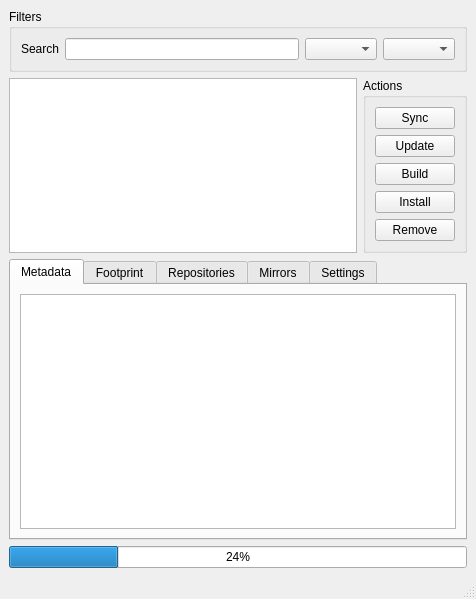
<?xml version="1.0" encoding="UTF-8"?>
<ui version="4.0">
 <class>MainWindow</class>
 <widget class="QMainWindow" name="MainWindow">
  <property name="geometry">
   <rect>
    <x>0</x>
    <y>0</y>
    <width>476</width>
    <height>551</height>
   </rect>
  </property>
  <property name="windowTitle">
   <string>Source Package Manager GUI</string>
  </property>
  <widget class="QWidget" name="centralwidget">
   <layout class="QGridLayout" name="gridLayout">
    <item row="0" column="0" colspan="2">
     <widget class="QGroupBox" name="groupBox_2">
      <property name="title">
       <string>Filters</string>
      </property>
      <layout class="QHBoxLayout" name="horizontalLayout">
       <item>
        <widget class="QLabel" name="label">
         <property name="text">
          <string>Search</string>
         </property>
        </widget>
       </item>
       <item>
        <widget class="QLineEdit" name="searchEdit">
         <property name="toolTip">
          <string>Search for match in targets, searches only in the table list bellow</string>
         </property>
        </widget>
       </item>
       <item>
        <widget class="QComboBox" name="searchBox">
         <property name="toolTip">
          <string>Filter search by metadata field</string>
         </property>
        </widget>
       </item>
       <item>
        <widget class="QComboBox" name="filtersBox">
         <property name="toolTip">
          <string>Filter search by group or alias</string>
         </property>
        </widget>
       </item>
      </layout>
     </widget>
    </item>
    <item row="3" column="0" colspan="2">
     <widget class="QProgressBar" name="progressBar">
      <property name="value">
       <number>24</number>
      </property>
     </widget>
    </item>
    <item row="1" column="1">
     <widget class="QGroupBox" name="groupBox">
      <property name="title">
       <string>Actions</string>
      </property>
      <layout class="QVBoxLayout" name="verticalLayout">
       <item>
        <widget class="QPushButton" name="syncButton">
         <property name="toolTip">
          <string>Sync repositories</string>
         </property>
         <property name="text">
          <string>Sync</string>
         </property>
        </widget>
       </item>
       <item>
        <widget class="QPushButton" name="updateButton">
         <property name="toolTip">
          <string>Update the system</string>
         </property>
         <property name="text">
          <string>Update</string>
         </property>
        </widget>
       </item>
       <item>
        <widget class="QPushButton" name="buildButton">
         <property name="toolTip">
          <string>Build selected target from source</string>
         </property>
         <property name="text">
          <string>Build</string>
         </property>
        </widget>
       </item>
       <item>
        <widget class="QPushButton" name="installButton">
         <property name="toolTip">
          <string>Install selected target from pre-build tarball</string>
         </property>
         <property name="text">
          <string>Install</string>
         </property>
        </widget>
       </item>
       <item>
        <widget class="QPushButton" name="removeButton">
         <property name="toolTip">
          <string>Remove selected target</string>
         </property>
         <property name="text">
          <string>Remove</string>
         </property>
        </widget>
       </item>
      </layout>
     </widget>
    </item>
    <item row="1" column="0">
     <widget class="QListWidget" name="targetsView"/>
    </item>
    <item row="2" column="0" colspan="2">
     <widget class="QTabWidget" name="tabWidget">
      <property name="toolTip">
       <string/>
      </property>
      <property name="currentIndex">
       <number>0</number>
      </property>
      <widget class="QWidget" name="tab">
       <attribute name="title">
        <string>Metadata</string>
       </attribute>
       <layout class="QGridLayout" name="gridLayout_3">
        <item row="0" column="0">
         <widget class="QTextEdit" name="metadataText">
          <property name="toolTip">
           <string>Selected target meta information</string>
          </property>
          <property name="readOnly">
           <bool>true</bool>
          </property>
         </widget>
        </item>
       </layout>
      </widget>
      <widget class="QWidget" name="tab_2">
       <attribute name="title">
        <string>Footprint</string>
       </attribute>
       <layout class="QGridLayout" name="gridLayout_2">
        <item row="0" column="0">
         <widget class="QPlainTextEdit" name="footprintText">
          <property name="toolTip">
           <string>Selected target files, empty if target is not installed</string>
          </property>
          <property name="readOnly">
           <bool>true</bool>
          </property>
         </widget>
        </item>
       </layout>
      </widget>
      <widget class="QWidget" name="tab_3">
       <attribute name="title">
        <string>Repositories</string>
       </attribute>
       <layout class="QGridLayout" name="gridLayout_4">
        <item row="0" column="0">
         <widget class="QTextEdit" name="repositoriesText">
          <property name="toolTip">
           <string>Links to Git repositories that hold targets build recipes</string>
          </property>
          <property name="readOnly">
           <bool>false</bool>
          </property>
         </widget>
        </item>
       </layout>
      </widget>
      <widget class="QWidget" name="tab_5">
       <attribute name="title">
        <string>Mirrors</string>
       </attribute>
       <layout class="QGridLayout" name="gridLayout_5">
        <item row="0" column="0">
         <widget class="QTextEdit" name="mirrorsText">
          <property name="toolTip">
           <string>Links to servers holding distribution files and tarballs</string>
          </property>
          <property name="readOnly">
           <bool>false</bool>
          </property>
         </widget>
        </item>
       </layout>
      </widget>
      <widget class="QWidget" name="tab_4">
       <attribute name="title">
        <string>Settings</string>
       </attribute>
       <layout class="QGridLayout" name="gridLayout_6">
        <item row="2" column="0" colspan="2">
         <widget class="QCheckBox" name="UseMirrorsBox">
          <property name="toolTip">
           <string>Set whether to use mirrors for distfiles</string>
          </property>
          <property name="text">
           <string>Use mirrors</string>
          </property>
         </widget>
        </item>
        <item row="2" column="2" colspan="2">
         <widget class="QCheckBox" name="ExternalFetcherBox">
          <property name="toolTip">
           <string>Set whether to use external utilities to fetch URLs</string>
          </property>
          <property name="text">
           <string>Use external fetcher</string>
          </property>
         </widget>
        </item>
        <item row="1" column="0">
         <widget class="QLineEdit" name="IgnoreTargetsEdit">
          <property name="toolTip">
           <string>Ignored targets, usefull to prevent target upgrades</string>
          </property>
         </widget>
        </item>
        <item row="1" column="1">
         <widget class="QLabel" name="label_2">
          <property name="text">
           <string>Ignore</string>
          </property>
          <property name="alignment">
           <set>Qt::AlignCenter</set>
          </property>
         </widget>
        </item>
        <item row="4" column="0" colspan="2">
         <widget class="QCheckBox" name="StripSharedBox">
          <property name="toolTip">
           <string>Set whether to strip shared libraries symbols, disable
it if you need to debug applications via backtrace</string>
          </property>
          <property name="text">
           <string>Strip shared libraries</string>
          </property>
         </widget>
        </item>
        <item row="7" column="0" colspan="2">
         <widget class="QCheckBox" name="ScriptsBox">
          <property name="toolTip">
           <string>Set whether to execute pre/post action scripts, do not
disable it unless you know what you are doing!</string>
          </property>
          <property name="text">
           <string>Execute pre/post scripts</string>
          </property>
         </widget>
        </item>
        <item row="1" column="3">
         <widget class="QLabel" name="label_3">
          <property name="text">
           <string>Timeout</string>
          </property>
          <property name="alignment">
           <set>Qt::AlignCenter</set>
          </property>
         </widget>
        </item>
        <item row="1" column="2">
         <widget class="QSpinBox" name="ConnectionTimeoutBox">
          <property name="toolTip">
           <string>Timeout in seconds used when fetching and pinging URLs</string>
          </property>
         </widget>
        </item>
        <item row="0" column="1">
         <widget class="QPushButton" name="CacheDirButton">
          <property name="toolTip">
           <string>Change caches directory</string>
          </property>
          <property name="text">
           <string>Change</string>
          </property>
         </widget>
        </item>
        <item row="0" column="3">
         <widget class="QPushButton" name="BuildDirButton">
          <property name="toolTip">
           <string>Change build directory</string>
          </property>
          <property name="text">
           <string>Change</string>
          </property>
         </widget>
        </item>
        <item row="0" column="2">
         <widget class="QLineEdit" name="BuildDirEdit">
          <property name="toolTip">
           <string>Build directory</string>
          </property>
         </widget>
        </item>
        <item row="3" column="2" colspan="2">
         <widget class="QCheckBox" name="StripBinariesBox">
          <property name="toolTip">
           <string>Set whether to strip binaries symbols, disable it if you
need to debug applications via backtrace</string>
          </property>
          <property name="text">
           <string>Strip binaries</string>
          </property>
         </widget>
        </item>
        <item row="5" column="0" colspan="2">
         <widget class="QCheckBox" name="StripRPATHBox">
          <property name="toolTip">
           <string>Set whether to strip RPATH (runtime path) from binaries
and libraries, it is recommended to keep it enabled but
some applications may require it</string>
          </property>
          <property name="text">
           <string>Strip insecure RPATH</string>
          </property>
         </widget>
        </item>
        <item row="6" column="0" colspan="2">
         <widget class="QCheckBox" name="PythonCompileBox">
          <property name="toolTip">
           <string>Set whether to byte-compile Python module files, do
not disable it unless you know what you are doing!</string>
          </property>
          <property name="text">
           <string>Byte-compile Python modules</string>
          </property>
         </widget>
        </item>
        <item row="4" column="2" colspan="2">
         <widget class="QCheckBox" name="StripStaticBox">
          <property name="toolTip">
           <string>Set whether to strip static libraries symbols, disable it
if you need to debug applications via backtrace</string>
          </property>
          <property name="text">
           <string>Strip static libraries</string>
          </property>
         </widget>
        </item>
        <item row="6" column="2" colspan="2">
         <widget class="QCheckBox" name="ConflictsBox">
          <property name="toolTip">
           <string>Set whether to check for conflicts in targets when
merging them, do not disable unless it you know what
you are doing!</string>
          </property>
          <property name="text">
           <string>Check for conflicts</string>
          </property>
         </widget>
        </item>
        <item row="5" column="2" colspan="2">
         <widget class="QCheckBox" name="IgnoreMissingBox">
          <property name="toolTip">
           <string>Set whether to ignore missing runtime dependencies,
usefull to disable if false positives are detected during
the installation procedure</string>
          </property>
          <property name="text">
           <string>Ignore missing dependencies</string>
          </property>
         </widget>
        </item>
        <item row="7" column="2" colspan="2">
         <widget class="QCheckBox" name="TriggersBox">
          <property name="toolTip">
           <string>Set whether to execute automatic triggers for common
system maintenance actions, do not disable it unless
you know what you are doing!</string>
          </property>
          <property name="text">
           <string>Execute automatic triggers</string>
          </property>
         </widget>
        </item>
        <item row="0" column="0">
         <widget class="QLineEdit" name="CacheDirEdit">
          <property name="toolTip">
           <string>Caches directory</string>
          </property>
         </widget>
        </item>
        <item row="3" column="0" colspan="2">
         <widget class="QCheckBox" name="CompressManBox">
          <property name="toolTip">
           <string>Set whether to compress manual pages</string>
          </property>
          <property name="text">
           <string>Compress manual pages</string>
          </property>
         </widget>
        </item>
        <item row="8" column="0" colspan="2">
         <widget class="QCheckBox" name="BackupBox">
          <property name="toolTip">
           <string>Set whether to backup files whne merging targets, it
is recommended to keep it enabled to preserve user
changes as a backup of the original when needed</string>
          </property>
          <property name="text">
           <string>Backup essential files</string>
          </property>
         </widget>
        </item>
       </layout>
      </widget>
     </widget>
    </item>
   </layout>
  </widget>
  <widget class="QStatusBar" name="statusbar"/>
 </widget>
 <resources/>
 <connections/>
</ui>
